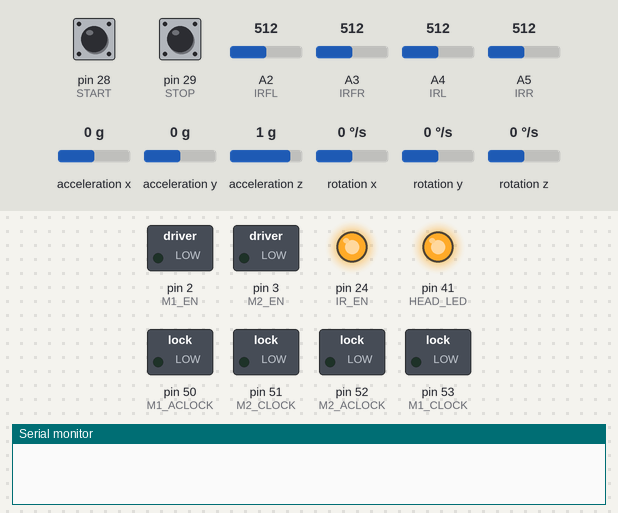
A program run on a simulated Arduino Mega 2560, built with avr-gcc and run on an emulated ATmega2560. On the bench: switched loads named in the program (green lamp = pin HIGH), output pins drawn as LEDs (lit = HIGH), the last lines printed to the serial monitor. Dashed ring = blinking. Inputs (shaded band) come from the test bench; at power-on: pin 28 (START) LOW, A4 (IRL) = 512, A2 (IRFL) = 512, A3 (IRFR) = 512, A5 (IRR) = 512, pin 29 (STOP) LOW, acceleration x 0 g, acceleration y 0 g, acceleration z 1 g, rotation x 0 °/s, rotation y 0 °/s, rotation z 0 °/s.

Above: at 0.5 s.
4.7 s: pin 28 (START) pulled HIGH for 0.15 s
7.7 s: A4 (IRL) set to 485
At 8.18 s:
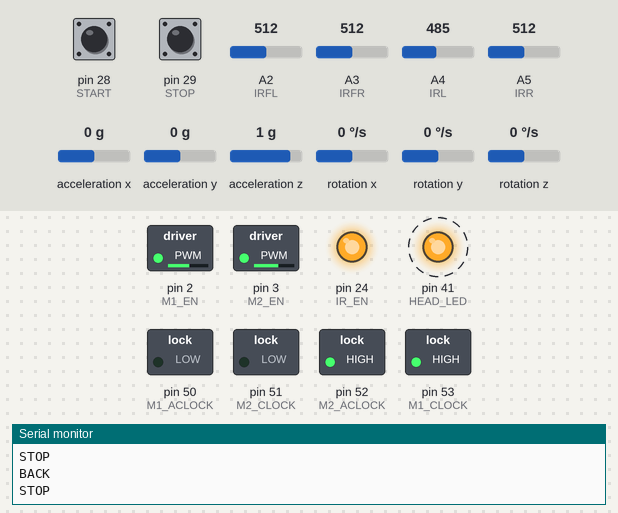
10.7 s: A2 (IRFL) set to 486
At 11.4 s:
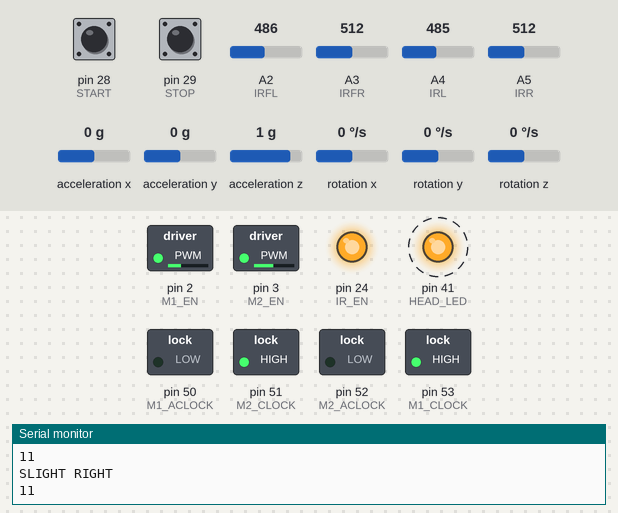
13.7 s: A3 (IRFR) set to 489
At 14.6 s:
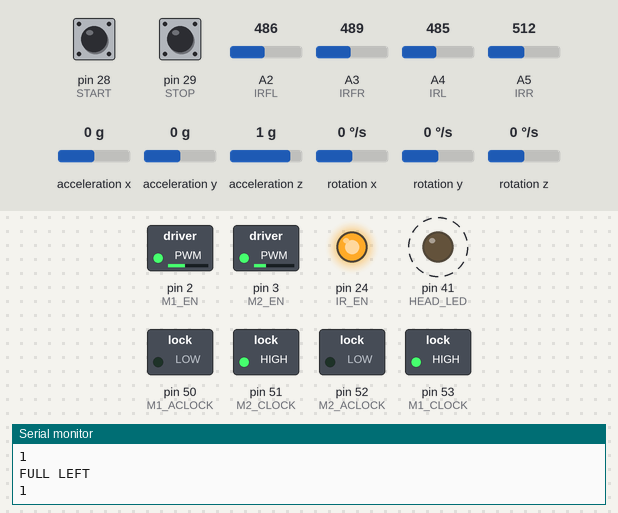
16.7 s: A5 (IRR) set to 490
At 16.96 s:
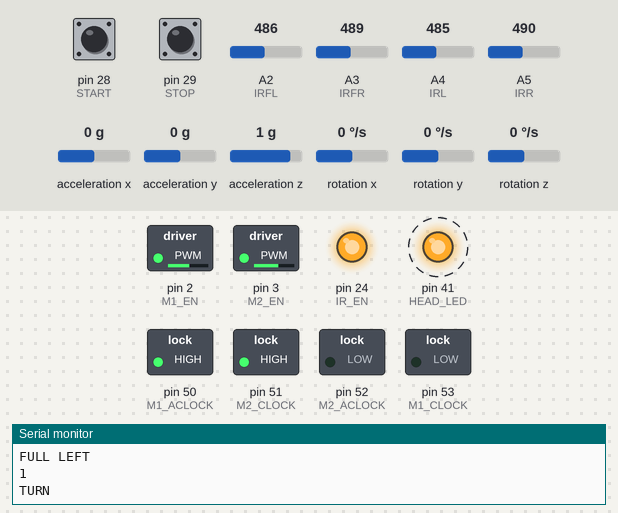
19.7 s: A3 (IRFR) set to 510
At 20.3 s:
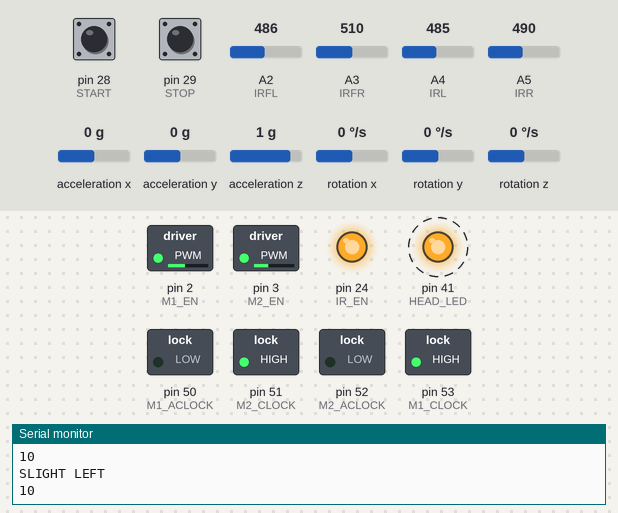
Timing chart, 0 to 23.7 s (numbered marks = the images above; inputs shaded):
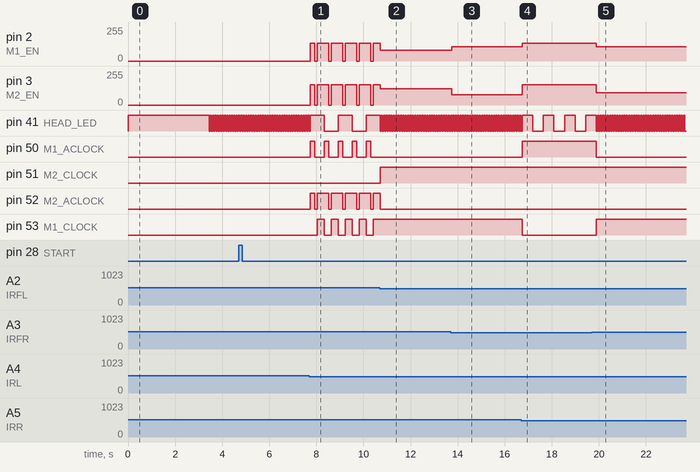

Measured:
- the behaviour switches between 500 and 499 on A4 (IRL) (found by bisection; images 0 and 1)
- the behaviour switches between 500 and 499 on A2 (IRFL) (found by bisection; images 1 and 2)
- after the input at 7.7 s, pin 2 (M1_EN): 0/255 → 135/255 at once, then repeats every 0.59 s: 0/255 0.10 s, 135/255 0.49 s; pin 3 (M2_EN): 0/255 → 153/255 at once, then repeats every 0.59 s: 0/255 0.10 s, 153/255 0.49 s
- after the input at 10.7 s, pin 41 (HEAD_LED): alternates HIGH for 0.05 s and LOW for 0.05 s, starting after 0.05 s; pin 50 (M1_ACLOCK): stops changing and stays LOW; pin 51 (M2_CLOCK): LOW → HIGH at once; pin 53 (M1_CLOCK): stops changing and stays HIGH
- after the input at 13.7 s, pin 2 (M1_EN): 81/255 → 108/255 after 0.05 s; pin 3 (M2_EN): 122/255 → 76/255 after 0.05 s
- after the input at 16.7 s, pin 2 (M1_EN): 108/255 → 135/255 at once; pin 3 (M2_EN): 76/255 → 153/255 at once; pin 41 (HEAD_LED): alternates HIGH for 0.45 s and LOW for 0.45 s, starting after 0.49 s; pin 50 (M1_ACLOCK): LOW → HIGH at once; pin 53 (M1_CLOCK): HIGH → LOW at once
- after the input at 19.7 s, pin 2 (M1_EN): 135/255 → 108/255 after 0.20 s; pin 3 (M2_EN): 153/255 → 91/255 after 0.20 s; pin 41 (HEAD_LED): alternates HIGH for 0.05 s and LOW for 0.05 s, starting after 0.25 s; pin 50 (M1_ACLOCK): HIGH → LOW after 0.20 s; pin 53 (M1_CLOCK): LOW → HIGH after 0.20 s
- by itself, pin 41 (HEAD_LED): alternates HIGH for 0.05 s and LOW for 0.05 s

The program:

main.cpp
```cpp
/**  MicroRato 2023 - Ctrl+Fail+Delete
  *  2022/2023
  *  UA - Universidade de Aveiro
  *  DETI - Departamento de Electrónica, Telecomunicações e Informática
  *  Gonçalo Rodrigues; Marco Santos; João Tavares;
*/

/* Every generation = Add a new line: */
/*          CTRL+FAIL+DELETE          */ // Initial Code for Tests
/*          CTRL+FAIL+DELETE          */ // Iteration 0 - Basic sensor testing
/*          CTRL+FAIL+DELETE          */ // Iteration 1 - Sensors not working; Added 2 sensors + Color Sensor
/*          CTRL+FAIL+DELETE          */ // Iteration 2 - Sensors were actually working, Cathode and Anode were inverted! :D

#include <Arduino.h>
#include <Wire.h>
#include <MPU6050_tockn.h>
#include <EasyButton.h>

/* Debug purposes only, remove comment to see the outputs */
#define DEBUG

/* PINs SCL and SDA (I2C Protocol) will be used for the GY-521 Module (Gyroscope)*/
MPU6050 mpu6050(Wire);

/* Defining PINs for the L298N Module
 * Clockwise = Wheel pushes the robot forward;
 * Anti-Clockwise = Wheel pushes the robot backwards;     */
#define M1_EN     2     /**< Motor 1 Speed Control. (PWM)   */
#define M1_CLOCK  53    /**< Motor 1 Clockwise Control.     */
#define M1_ACLOCK 50    /**< Motor 1 Anti-Clockwise Control.*/
#define M2_EN     3     /**< Motor 2 Speed Control. (PWM)   */
#define M2_CLOCK  51    /**< Motor 2 Clockwise Control.     */
#define M2_ACLOCK 52    /**< Motor 2 Anti-Clockwise Control.*/

/* Defining PINs for the 2 side IR sensors */
#define IR_EN 24          /**< Global IR Sensor enable */
#define IRFR A3           /**< Front Right IR Sensor Analog Pin */
#define IRFL A2           /**< Front Left IR Sensor Analog Pin  */
#define IRR A5            /**< Right IR Sensor Analog Pin */
#define IRL A4            /**< Left IR Sensor Analog Pin  */
#define THRESHOLD 500     /**< Decision threshold */
#define END 0b1111                /**< End of track */
#define STRAIGHT 0b0110           /**< Strait path */
#define LEFT_TURN 0b1110          /**< Left turn */
#define RIGHT_TURN 0b0111         /**< Right turn */
#define SLIGHT_LEFT 0b0010        /**< Left path */
#define SLIGHT_RIGHT 0b0100       /**< Right path */
#define BACK 0b0000               /**< Back path */
#define FAST_LEFT 0b1000          /**< Front path */
#define FAST_RIGHT 0b0001         /**< Front path */

/* Defining PINs for the START and STOP Buttons */
#define START 28      /**< Start Button Pin */
#define STOP 29       /**< Stop Button Pin  */

/* Defining PIN for the Led above the head */
#define HEAD_LED 41   /**< Led Pin for visual debugging */

#define MULTIPLIER 0.6    /**< Motor Speed Multiplier */
#define RMOTOR_SPEED 225 * MULTIPLIER  /**< Motor Speed */
#define LMOTOR_SPEED 255 * MULTIPLIER  /**< Motor Speed */


int AVG_IRL, AVG_IRR, AVG_IRFL, AVG_IRFR;         /**< Average IR Sensor Value */
int IRR_LDATA ,IRL_LDATA, IRFR_LDATA, IRFL_LDATA; /**< IR Sensor Last Values */
int IRR_DATA, IRL_DATA, IRFR_DATA, IRFL_DATA;     /**< IR Sensor Storage Variables */
int IR_DATA;                                      /**< IR Sensor Visual Variable */
int M1_SPEED = 0, M2_SPEED = 0;                   /**< Motor Speed Variables */
EasyButton startButton(START, 30, false, false);  /**< Start Button Object */
EasyButton stopButton(STOP, 30, false, false);    /**< Stop Button Object */
int startState = 0, stopState = 0;                /**< Button State Variable */
int lstartState = 0, lstopState = 0;              /**< Last Button State Variable */
int run;                                          /**< Flag, running (change name)*/
int ledState = 0;                                 /**< Led State Variable */
int lastAngle = 0;                                /**< Gyroscope Last Angle Variable */
int timeCount = 0;                                /**< Time Counter Variable */

void goBack(){
  digitalWrite(M1_CLOCK,LOW);
  digitalWrite(M2_CLOCK,LOW);
  digitalWrite(M1_ACLOCK,HIGH);
  digitalWrite(M2_ACLOCK,HIGH);
  analogWrite(M1_EN,RMOTOR_SPEED);
  analogWrite(M2_EN,LMOTOR_SPEED);

  #ifdef DEBUG
  Serial.println("BACK");
  #endif
}

void stop(){
  M1_SPEED = 0;
  M2_SPEED = 0;
  digitalWrite(M1_CLOCK,LOW);
  digitalWrite(M2_CLOCK,LOW);
  digitalWrite(M1_ACLOCK,LOW);
  digitalWrite(M2_ACLOCK,LOW);
  analogWrite(M1_EN,LMOTOR_SPEED*0);
  analogWrite(M2_EN,RMOTOR_SPEED*0);

  #ifdef DEBUG
  Serial.println("STOP");
  #endif
}

void goStraight(){
  digitalWrite(M1_CLOCK,HIGH);
  digitalWrite(M2_CLOCK,HIGH);
  digitalWrite(M1_ACLOCK,LOW);
  digitalWrite(M2_ACLOCK,LOW);
  analogWrite(M1_EN,RMOTOR_SPEED);
  analogWrite(M2_EN,LMOTOR_SPEED);

  #ifdef DEBUG
  //Serial.println("STRAIT");
  #endif
}

void goRight(){

  stop();
  mpu6050.update();
  lastAngle = mpu6050.getGyroAngleX();
  goBack();
  delay(200);
  stop();
  delay(100);
  digitalWrite(M1_CLOCK,HIGH);
  digitalWrite(M2_CLOCK,LOW);
  digitalWrite(M1_ACLOCK,LOW);
  digitalWrite(M2_ACLOCK,HIGH);
  analogWrite(M1_EN,RMOTOR_SPEED);
  analogWrite(M2_EN,LMOTOR_SPEED);

  delay(240);

  #ifdef DEBUG
  Serial.println("RIGHT");
  #endif
}

void goLeft(){

  stop();
  mpu6050.update();
  lastAngle = mpu6050.getGyroAngleX();
  goBack();
  delay(200);
  stop();
  delay(100);

  digitalWrite(M1_CLOCK,LOW);
  digitalWrite(M2_ACLOCK,LOW);
  digitalWrite(M2_CLOCK,HIGH);
  digitalWrite(M1_ACLOCK,HIGH);
  analogWrite(M1_EN,RMOTOR_SPEED);
  analogWrite(M2_EN,LMOTOR_SPEED);


  delay(240);

  /*while(lastAngle - mpu6050.getGyroAngleX() < abs(90)){
    mpu6050.update();
    #ifdef DEBUG
      Serial.println(mpu6050.getGyroAngleX());
    #endif
    delay(50);
  }*/

  #ifdef DEBUG
  Serial.println("LEFT");
  #endif
}

void goSlightLeft(){

  digitalWrite(M1_CLOCK,HIGH);
  digitalWrite(M2_ACLOCK,LOW);
  digitalWrite(M2_CLOCK,HIGH);
  digitalWrite(M1_ACLOCK,LOW);
  analogWrite(M1_EN,RMOTOR_SPEED * 0.8);
  analogWrite(M2_EN,LMOTOR_SPEED * 0.6);

  #ifdef DEBUG
  Serial.println("SLIGHT LEFT");
  #endif
}

void goSlightRight(){

  digitalWrite(M1_CLOCK,HIGH);
  digitalWrite(M2_ACLOCK,LOW);
  digitalWrite(M2_CLOCK,HIGH);
  digitalWrite(M1_ACLOCK,LOW);
  analogWrite(M1_EN,RMOTOR_SPEED*0.6);
  analogWrite(M2_EN,LMOTOR_SPEED*0.8);

    #ifdef DEBUG
    Serial.println("SLIGHT RIGHT");
    #endif
}


void goFullLeft(){
  digitalWrite(M1_CLOCK,HIGH);
  digitalWrite(M2_CLOCK,HIGH);
  digitalWrite(M1_ACLOCK,LOW);
  digitalWrite(M2_ACLOCK,LOW);
  analogWrite(M1_EN,RMOTOR_SPEED*0.8);
  analogWrite(M2_EN,LMOTOR_SPEED*0.5);

  #ifdef DEBUG
  Serial.println("FULL LEFT");
  #endif
}

void goFullRight(){
  digitalWrite(M1_CLOCK,HIGH);
  digitalWrite(M2_CLOCK,HIGH);
  digitalWrite(M1_ACLOCK,LOW);
  digitalWrite(M2_ACLOCK,LOW);
  analogWrite(M1_EN,RMOTOR_SPEED*0.5);
  analogWrite(M2_EN,LMOTOR_SPEED*0.8);

  #ifdef DEBUG
  Serial.println("FULL RIGHT");
  #endif
}

void turn(){
  digitalWrite(M1_CLOCK,LOW);
  digitalWrite(M2_CLOCK,HIGH);
  digitalWrite(M1_ACLOCK,HIGH);
  digitalWrite(M2_ACLOCK,LOW);
  analogWrite(M1_EN,RMOTOR_SPEED);
  analogWrite(M2_EN,LMOTOR_SPEED);

  #ifdef DEBUG
  Serial.println("TURN");
  #endif
  delay(400);
}

void readIRSensor(){

  IRL_DATA = analogRead(IRL);
  IRR_DATA = analogRead(IRR);
  IRFL_DATA = analogRead(IRFL);
  IRFR_DATA = analogRead(IRFR);

  if(IRL_DATA < 500) IRL_DATA= 0;
  else IRL_DATA= 1;

  if(IRR_DATA < 500) IRR_DATA= 0;
  else IRR_DATA= 1;

  if(IRFL_DATA < 500) IRFL_DATA= 0;
  else IRFL_DATA= 1;

  if(IRFR_DATA < 500) IRFR_DATA= 0;
  else IRFR_DATA= 1;

  IR_DATA = IRR_DATA + (IRFR_DATA << 1) + (IRFL_DATA << 2) + (IRL_DATA << 3);

  switch(IR_DATA){
    case(0b0110):
      goStraight();
      break;
    case(0b0010):
      goSlightLeft();
      break;
    case(0b0100):
      goSlightRight();
      break;
    case(0b0001):
      goFullLeft();
      break;
    case(0b1000):
      goFullRight();
      break;
    case(0b0000):
      turn();
      break;
    case(0b0111):
      goRight();
      break;
    case(0b1110):
      goLeft();
      break;
    case(0b0011):
      goSlightRight();
      break;
    case(0b1100):
      goSlightLeft();
      break;
    case(0b1111):
      stop();
      break;
    default:
      stop();
      break;
  }

  IRL_LDATA = IRL_DATA;
  IRR_LDATA = IRR_DATA;
  IRFL_LDATA = IRFL_DATA;
  IRFR_LDATA = IRFR_DATA;


  #ifdef DEBUG
    Serial.println(IR_DATA, BIN);
  #endif
}

void setup()
{
  Serial.begin(9600);

  /* Defining the PINs Array for Input / Output */
  int outPins[] = {M1_EN, M1_CLOCK, M1_ACLOCK, M2_EN, M2_CLOCK, M2_ACLOCK, IR_EN, HEAD_LED};
  int inPins[] = {IRL, IRR, IRFL, IRFR, START, STOP};
  int inPins_size = (sizeof(inPins)/sizeof(inPins[0]));
  int outPins_size = (sizeof(outPins)/sizeof(outPins[0]));

  for(int i = 0; i < outPins_size; i++){
    pinMode(outPins[i], OUTPUT);
  }
  for(int i = 0; i < inPins_size; i++){
    pinMode(inPins[i], INPUT);
  }

  AVG_IRFL = 0; AVG_IRFR = 0; AVG_IRL = 0; AVG_IRR = 0;

  digitalWrite(HEAD_LED, HIGH);
  digitalWrite(IR_EN, LOW);

  for(int i = 0; i < 20; i++){
    AVG_IRL += analogRead(IRL);
    AVG_IRR += analogRead(IRR);
    AVG_IRFL += analogRead(IRFL);
    AVG_IRFR += analogRead(IRFR);
    delay(20);
  }

  AVG_IRL /= 20; AVG_IRR /= 20; AVG_IRFL /= 20; AVG_IRFR /= 20;
  IRL_LDATA = AVG_IRL; IRR_LDATA = AVG_IRR; IRFL_LDATA = AVG_IRFL; IRFR_LDATA = AVG_IRFR;
  digitalWrite(IR_EN, HIGH);

  analogWrite(M1_EN,0);
  analogWrite(M2_EN,0);
  digitalWrite(M1_CLOCK,LOW);
  digitalWrite(M2_CLOCK,LOW);
  digitalWrite(M1_ACLOCK,LOW);
  digitalWrite(M2_ACLOCK,LOW);

  startButton.begin();
  stopButton.begin();

  Wire.begin();
  mpu6050.begin();
  mpu6050.calcGyroOffsets();

  #ifdef DEBUG
    Serial.println("Calibration is completed.");
    Serial.println("IR Sensors Background noise: IRL: " + String(AVG_IRL) +
                                               " IRR: " + String(AVG_IRR) +
                                               " IRFL: " + String(AVG_IRFL) +
                                               " IRFR: " + String(AVG_IRFR));
  #endif

  ledState = 0;
}

void loop()
{
  startState = startButton.read();
  stopState = stopButton.read();
  digitalWrite(HEAD_LED, ledState);

  if(startState != lstartState){
    if(startState == 1){
      run= 1;
    }
  }

  if(stopState != lstopState){
    if(stopState == 1){
      stop();
      run= 0;
    }
  }

  if(run== 1){
    readIRSensor();
  }
  lstartState = startState;
  lstopState = stopState;
  ledState = !ledState;
  delay(50);
}
```
